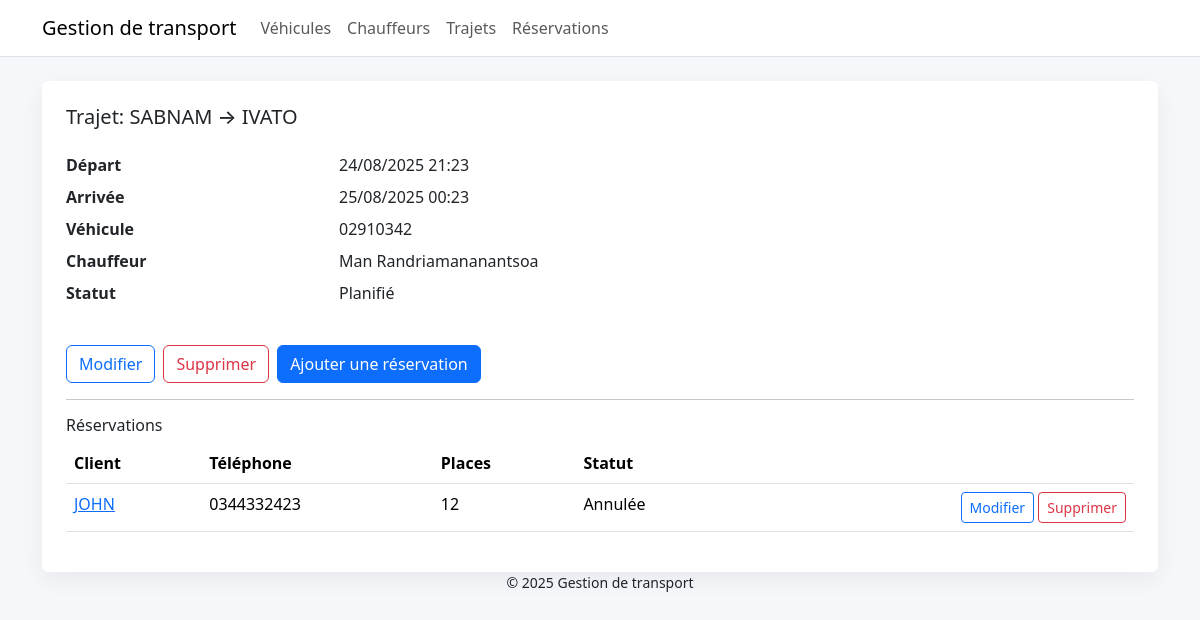
The page /trajets/1/ on the database as committed earlier.
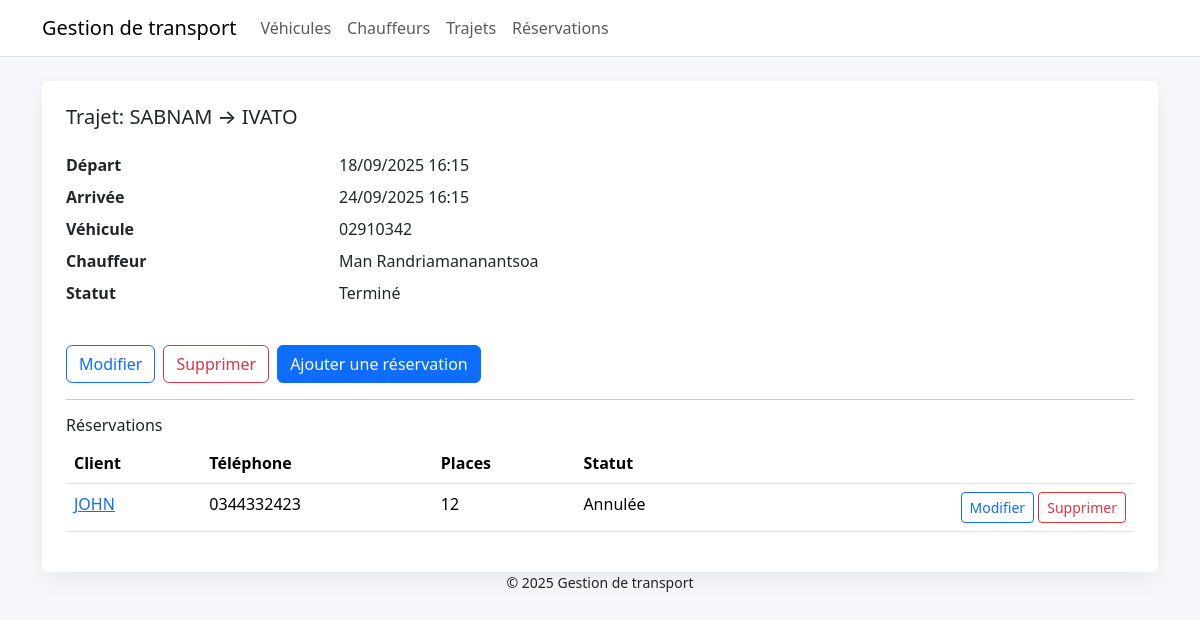
The same page on the database as committed later.
### transport/models.py (models this page shows, shortened)
class Horodatage(models.Model):
    date_creation = models.DateTimeField(auto_now_add=True)
    date_mise_a_jour = models.DateTimeField(auto_now=True)
    class Meta:
        abstract = True

class Trajet(Horodatage):
    STATUTS = [
        ('planifie', 'Planifié'),
        ('termine', 'Terminé'),
        ('annule', 'Annulé'),
    ]
    vehicule = models.ForeignKey(Vehicule, on_delete=models.PROTECT)
    chauffeur = models.ForeignKey(Chauffeur, on_delete=models.PROTECT)
    origine = models.CharField(max_length=100)
    destination = models.CharField(max_length=100)
    depart_datetime = models.DateTimeField()
    arrivee_datetime = models.DateTimeField()
    statut = models.CharField(max_length=20, choices=STATUTS, default='planifie')

class Vehicule(Horodatage):
    STATUTS = [
        ('disponible', 'Disponible'),
        ('maintenance', 'Maintenance'),
    ]
    immatriculation = models.CharField(max_length=30, unique=True)  # Ex: DK-1234-AB
    marque = models.CharField(max_length=50, blank=True)            # Ex: Toyota
    modele = models.CharField(max_length=50, blank=True)            # Ex: Hiace
    capacite_passagers = models.PositiveIntegerField(default=0)     # Nombre de places
    statut = models.CharField(max_length=20, choices=STATUTS, default='disponible')

class Chauffeur(Horodatage):
    STATUTS = [
        ('actif', 'Actif'),
        ('inactif', 'Inactif'),
    ]
    prenom = models.CharField(max_length=50)
    nom = models.CharField(max_length=50)
    telephone = models.CharField(max_length=30, blank=True)
    numero_permis = models.CharField(max_length=50, blank=True)
    statut = models.CharField(max_length=20, choices=STATUTS, default='actif')

### transport/views.py (the view)
# urls.py: path('trajets/<int:pk>/', views.TrajetDetailVue.as_view(), name='trajet_detail'),
class TrajetDetailVue(DetailView):
    model = Trajet
    template_name = 'transport/trajet_detail.html'

### transport/templates/transport/trajet_detail.html (shortened to what this page needs)
{% extends 'base.html' %}
{% block content %}
<div class="card carte p-4">
  <h2 class="h5">Trajet: {{ object.origine }} → {{ object.destination }}</h2>
  <dl class="row mt-3">
    <dt class="col-sm-3">Départ</dt><dd class="col-sm-9">{{ object.depart_datetime|date:"d/m/Y H:i" }}</dd>
    <dt class="col-sm-3">Arrivée</dt><dd class="col-sm-9">{{ object.arrivee_datetime|date:"d/m/Y H:i" }}</dd>
    <dt class="col-sm-3">Véhicule</dt><dd class="col-sm-9">{{ object.vehicule.immatriculation }}</dd>
    <dt class="col-sm-3">Chauffeur</dt><dd class="col-sm-9">{{ object.chauffeur.prenom }} {{ object.chauffeur.nom }}</dd>
    <dt class="col-sm-3">Statut</dt><dd class="col-sm-9">{{ object.get_statut_display }}</dd>
  </dl>
  <div class="mt-3 d-flex gap-2">
    <a href="{% url 'trajet_modifier' object.pk %}" class="btn btn-outline-primary">Modifier</a>
    <a href="{% url 'trajet_supprimer' object.pk %}" class="btn btn-outline-danger">Supprimer</a>
    <a href="{% url 'reservation_ajouter' %}?trajet={{ object.pk }}" class="btn btn-primary">Ajouter une réservation</a>
  </div>
  <hr>
  <h3 class="h6">Réservations</h3>
  <div class="table-responsive">
    <table class="table">
      <thead><tr><th>Client</th><th>Téléphone</th><th>Places</th><th>Statut</th><th></th></tr></thead>
      <tbody>
        {% for r in object.reservations.all %}
        <tr>
          <td><a href="{% url 'reservation_detail' r.pk %}">{{ r.nom_client }}</a></td>
          <td>{{ r.telephone_client|default:"—" }}</td>
          <td>{{ r.nombre_passagers }}</td>
          <td>{{ r.get_statut_display }}</td>
          <td class="text-end">
            <a href="{% url 'reservation_modifier' r.pk %}" class="btn btn-sm btn-outline-primary">Modifier</a>
            <a href="{% url 'reservation_supprimer' r.pk %}" class="btn btn-sm btn-outline-danger">Supprimer</a>
          </td>
        </tr>
        {% empty %}
        <tr><td colspan="5" class="text-muted">Aucune réservation.</td></tr>
        {% endfor %}
      </tbody>
    </table>
  </div>
</div>
{% endblock %}

Rows that differ between the two databases and show on the page:
changed Trajet "SABNAM": depart_datetime "24/08/2025 21:23" → "18/09/2025 16:15"; arrivee_datetime "25/08/2025 00:23" → "24/09/2025 16:15"; statut "Planifié" → "Terminé"
